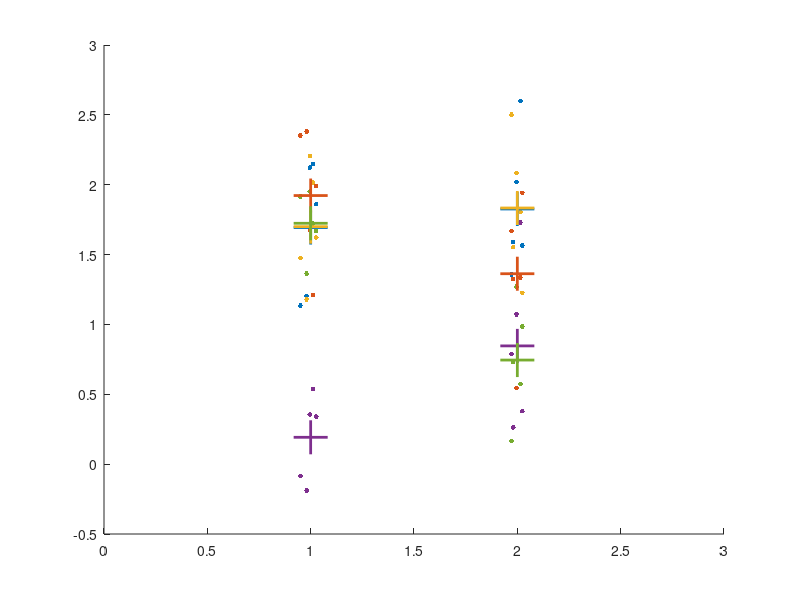

This figure's MATLAB source:
%% simulation to understand biostatistics
clear
N_per_day=5; 
N_days=5;

true_exp_mean=1;
true_control_mean=1;

inter_day_SD=0.6; %um/s
sigma=0.5; %intra_day_SD;

mean_exp=true_exp_mean+inter_day_SD*randn(1,N_days);
mean_control=true_control_mean+inter_day_SD*randn(1,N_days);

day_exp=mean_exp+sigma*randn(N_per_day,N_days);
day_control=mean_control+sigma*randn(N_per_day,N_days);
mexp=mean(day_exp,1);
mctr=mean(day_control,1);

figure
hold on
plot(ones(N_per_day,1)+0.05/sqrt(N_days)*randn(N_per_day,1), day_exp,'.','MarkerSize',11)

colord=get(gca,'colororder');
nc=size(colord,1);

if N_days<=nc
    set(gca,'colororder',colord(1:N_days,:))
    col=colord(1:N_days,:);
else
    integ=fix(N_days/nc);
    remain=rem(N_days,nc);
    col=repmat(colord,[integ+1 1]);
    col=col(1:integ*nc+remain,1:3);
end

scatter(ones(1,N_days), mexp, 600, col,'+','LineWidth',2)

plot(2*ones(N_per_day,1)+0.05/sqrt(N_days)*randn(N_per_day,1), day_control,'.', 'MarkerSize',11)
scatter(2*ones(1,N_days), mctr, 600, col,'+','LineWidth',2)
xlim([0 3]);

exp_pooled=day_exp(:);
ctr_pooled=day_control(:);

exp_dayly=mexp(:);
ctr_dayly=mctr(:);

ICC=inter_day_SD^2/(inter_day_SD^2+sigma^2)

[h,p] = ttest2(exp_pooled,ctr_pooled);
if h==0
    fprintf('Means are the same (pooled data), p-value is %d \n',p)
else
    fprintf('Means are different (pooled data), p-value is %d \n',p)
end

[h,p] = ttest2(exp_dayly,ctr_dayly);
if h==0
    fprintf('Means are the same (per-day means), p-value is %d \n',p)
else
    fprintf('Means are different (per-day means), p-value is %d \n',p)
end

fprintf('Mean value in experiment %.2f \n',mean(exp_dayly))
fprintf('Mean value in control %.2f \n',mean(ctr_dayly))